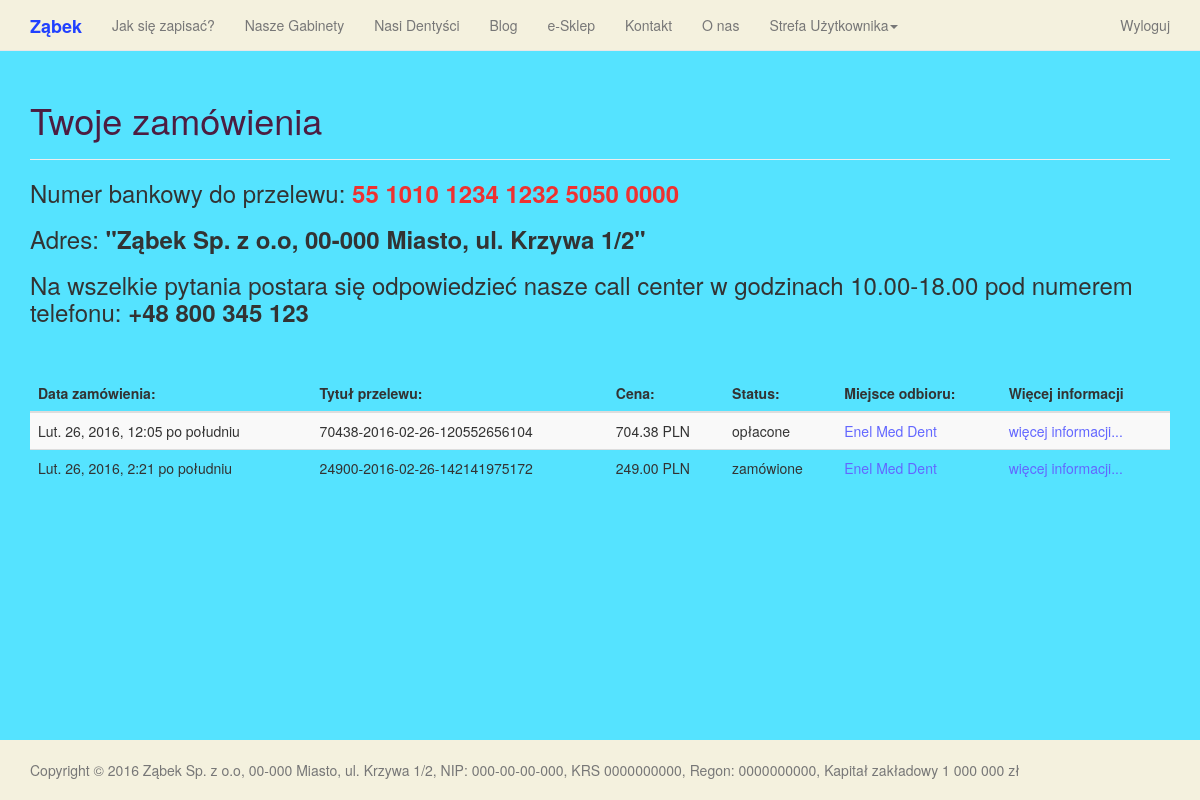
Page /shop/purchase_list/ (signed in) on the earlier database version.
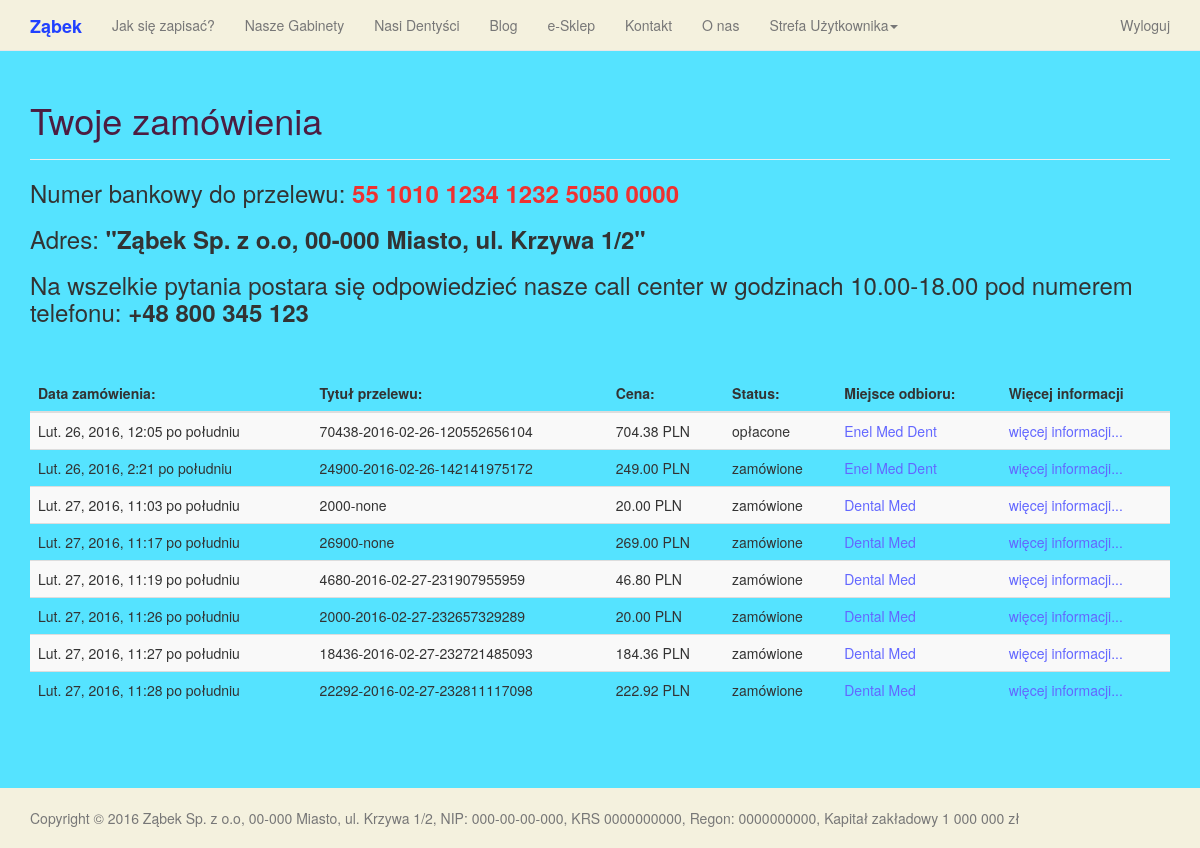
Same page on the later database version.
### shop/models.py (models this page shows, shortened)
class Purchase(models.Model):
    STATUSES = [
        ("A", "zamówione"),
        ("B", "opłacone"),
        ("C", "zwrócone"),
        ("D", "reklamacja"),
        ("E", "potwierdzone"),
        ("F", "wysłane"),
        ("G", "gotowe do odbioru"),
        ("H", "odebrane"),
        ("I", "nieopłacone"),
        ("J", "nieodebrane"),
        ("K", "zarchiwizowane"),
    ]
    product_1 = models.ForeignKey(Product, null=True, blank=True, related_name='product_slot_1')
    quantity_1 = models.PositiveIntegerField(null=True, blank=True, default=1)
    product_2 = models.ForeignKey(Product, null=True, blank=True, related_name='product_slot_2')
    quantity_2 = models.PositiveIntegerField(null=True, blank=True, default=1)
    product_3 = models.ForeignKey(Product, null=True, blank=True, related_name='product_slot_3')
    quantity_3 = models.PositiveIntegerField(null=True, blank=True, default=1)
    product_4 = models.ForeignKey(Product, null=True, blank=True, related_name='product_slot_4')
    quantity_4 = models.PositiveIntegerField(null=True, blank=True, default=1)
    product_5 = models.ForeignKey(Product, null=True, blank=True, related_name='product_slot_5')
    quantity_5 = models.PositiveIntegerField(null=True, blank=True, default=1)
    purchaser = models.ForeignKey(User)
    office = models.ForeignKey(main_page.models.Office, null=False, blank=False)
    date = models.DateTimeField(auto_now_add=True)
    total_price = models.DecimalField(max_digits=6, decimal_places=2, null=True, blank=True)
    status = models.CharField(choices=STATUSES, null=True, blank=True, max_length=20)
    additional_info = models.CharField(max_length=250, null=True, blank=True)
    purchase_id = models.CharField(max_length=50, null=True, blank=True)
    def status_verbose(self):
        return dict(Purchase.STATUSES)[self.status]
    def get_absolute_url(self):
        return "/shop/purchase/{0}/".format(self.pk)
    class Meta:
        verbose_name = "Shop Purchase"
        verbose_name_plural = 'Shop Purchases'

### main_page/models.py (models this page shows, shortened)
class Contact(Address):
    phone_regex = RegexValidator(regex=r'^\+?1?\d{9,15}$', message="Niepoprawny numer telefonu. Powinien mieć minimum 9 i maksymalnie 15 cyfr")
    phone_number = models.CharField(validators=[phone_regex], blank=True, max_length=15, help_text="Numer telefonu")
    phone_number_alt = models.CharField(validators=[phone_regex], blank=True, max_length=15, help_text="Alternatywny numer telefonu")
    email = models.EmailField(null=True, help_text="Adres email")
    skype = models.CharField(max_length=50, null=True, blank=True)
    class Meta:
        abstract = True

class Office(Contact):
    user = models.OneToOneField(User, blank=True, null=True, related_name='office_user')
    name = models.CharField(max_length=150)
    office_id = models.CharField(max_length=10, unique=True, null=False, blank=False, help_text="Indywidualna nazwa kodowa gabinetu")
    text = MarkdownField(null=True, help_text="Informacje o gabiencie")
    price_list = MarkdownField(null=True, help_text="Cennik")
    logo_image = models.ImageField(upload_to="offices", blank=True, null=True, help_text="Logo")
    slug = models.SlugField(max_length=100, unique=True, blank=True, null=True)
    def get_absolute_url(self):
        return "/office/{0}/".format(self.slug)
    class Meta:
        verbose_name = "Office"
        verbose_name_plural = 'Offices'

### shop/views.py (the view)
class PurchaseListView(generic.ListView):
    queryset = models.Purchase.objects.all()
    template_name = "shop/purchase_list.html"
    paginate_by = 12
    def get_queryset(self):
        queryset = super(PurchaseListView, self).get_queryset().filter(purchaser=self.request.user)
        return queryset
    @method_decorator(login_required)
    @method_decorator(user_passes_test(lambda u: u.groups.filter(name='Patients').count() == 1, login_url='/forbidden'))
    def dispatch(self, *args, **kwargs):
        return super(PurchaseListView, self).dispatch(*args, **kwargs)

### shop/templates/shop/purchase_list.html (shortened to what this page needs)
{% extends "base.html" %}
    {% load django_markdown %}
    {% load  static %}
    {% block header %}
    {% if user.groups.all.0.name == 'Patients' %}
    <h1>Twoje zamówienia</h1>
    {% else %}
    <h1>Zamówienia klientów z miejscem odbioru w Twoim gabinecie:</h1>
    {% endif %}
    {% endblock %}
    {% block content %}
        {% if object_list %}
        {% for purchase in object_list %}
            {% if forloop.counter == 1 %}
            {% if user.id == purchase.purchaser.id %}
            <h3>Numer bankowy do przelewu: <b class="info">55 1010 1234 1232 5050 0000</b></h3>
            <h3>Adres: <b>"Ząbek Sp. z o.o, 00-000 Miasto, ul. Krzywa 1/2"</b></h3>
            <h3>Na wszelkie pytania postara się odpowiedzieć nasze call center w godzinach 10.00-18.00 pod numerem telefonu: <b>+48 800 345 123</b></h3>
            <BR>&nbsp;<BR>
            {% endif %}
            {% endif %}
        {% endfor %}
            <table class="table table-striped">
            <thead>
                <tr>
                    <th>Data zamówienia:</th>
                    <th>Tytuł przelewu:</th>
                    <th>Cena:</th>
                    <th>Status:</th>
                    <th>Miejsce odbioru:</th>
                    <th>Więcej informacji</th>
                </tr>
            </thead>
            <tbody>
            {% for purchase in object_list %}
            <tr>
                <td>
                    {{ purchase.date }}
                </td>
                <td>
                    {{ purchase.purchase_id }}
                </td>
                <td>
                    {{ purchase.total_price }} PLN
                </td>
                <td>
                    {{ purchase.status_verbose }}
                </td>
                <td>
                    <a href="{{purchase.office.get_absolute_url}}">{{ purchase.office.name }}
                </td>
                <td>
                    <a id="more_info" href="{{ purchase.get_absolute_url }}">więcej informacji...</a>
                </td>
            </div>
            </tr>
            {% endfor %}
        {% endif %}
    {% endblock %}

### main_page/templates/base.html (shortened to what this page needs)
<!DOCTYPE html>
 <html class="no-js">
    <head>
        {% load staticfiles %}
        <link rel="stylesheet" href="{% static 'ui/jquery-ui.css' %}">
        <link rel="stylesheet" href="{% static 'css/bootstrap.min.css' %}">
        <link rel="stylesheet" href="{% static 'css/main.css' %}">
    </head>
    <body>
        <nav class="navbar navbar-default navbar-fixed-top">
            <div class="container">
                <div class="navbar-header">
                    <a style="color: #2040FF;" class="navbar-brand" href="{% url 'main_page:index' %}"><strong>Ząbek</strong></a>
                </div>
                <div id="navbar" class="collapse navbar-collapse">
                    <ul class="nav navbar-nav">
                         <li><a href="{% url 'main_page:schedule_instruction' %}">Jak się zapisać?</a></li>
                        <li><a href="{% url 'main_page:offices' %}">Nasze Gabinety</a></li>
                        <li><a href="{% url 'main_page:dentists' %}">Nasi Dentyści</a></li>
                        <li><a href="{% url 'blog:blog' %}">Blog</a></li>
                        <li><a href="{% url 'shop:shop_index' %}">e-Sklep</a></li>
                        <li><a href="{% url 'main_page:contact' %}">Kontakt</a></li>
                        <li><a href="{% url 'main_page:about' %}">O nas</a></li>
                        {% if user.is_authenticated %}
                        {% if user.groups.all.0.name == 'Patients' %}
                        <li class="dropdown">
                            <a href="#" class="dropdown-toggle" data-toggle="dropdown" role="button" aria-haspopup="true" aria-expanded="false">Strefa Użytkownika<span class="caret"></span></a>
                        </li>
                        {% endif %}
                        {% endif %}
                    </ul>
                    <ul class="nav navbar-nav navbar-right">
                        {% if user.is_authenticated %}
                        <li id="log_out"><a href="{% url 'main_page:logout_user' %}">Wyloguj</a></li>
                        {% endif %}
                    </ul>
                </div>
            </div>
        </nav>
        <div class="container">
            <div class="page-header">
                {% block header %}{% endblock %}
            </div>
                {% block content %}{% endblock %}
        <br>&nbsp;</br>
        <footer class="footer">
            <div class="container">
                <p class="text-muted">Copyright &copy; {% now "Y" %} Ząbek Sp. z o.o, 00-000 Miasto, ul. Krzywa 1/2, NIP: 000-00-00-000, KRS 0000000000, Regon: 0000000000, Kapitał zakładowy 1 000 000 zł
            </div>
        </footer>
	</body>
</html>

### main_page/static/css/main.css (style rules this page uses)
body { background-color: #55E3FF; }
html { position: relative; min-height: 100%; }
body { margin-bottom: 60px; }
.footer { position: absolute; bottom: 0; width: 100%; height: 60px; background-color: #F4F1DE; }
body > .container { padding: 60px 15px 0; }
.container .text-muted { margin: 20px 0; }
.footer > .container { padding-right: 15px; padding-left: 15px; }
.page-header { color: #4C1D41; }
.navbar-default { background-color: #F4F1DE; color: #4C1D41; }
.navbar-brand { color: #36A0FF; }
#more_info, a { color: #6367FF; }
.info { color: #EE3130; }

Differences in the rows shown:
added Purchase: date "Lut. 27, 2016, 11:03 po południu", purchase_id "2000-none", total_price "20.00", status_verbose "zamówione", office.name "Dental Med"
added Purchase: date "Lut. 27, 2016, 11:17 po południu", purchase_id "26900-none", total_price "269.00", status_verbose "zamówione", office.name "Dental Med"
added Purchase: date "Lut. 27, 2016, 11:19 po południu", purchase_id "4680-2016-02-27-231907955959", total_price "46.80", status_verbose "zamówione", office.name "Dental Med"
added Purchase: date "Lut. 27, 2016, 11:26 po południu", purchase_id "2000-2016-02-27-232657329289", total_price "20.00", status_verbose "zamówione", office.name "Dental Med"
added Purchase: date "Lut. 27, 2016, 11:27 po południu", purchase_id "18436-2016-02-27-232721485093", total_price "184.36", status_verbose "zamówione", office.name "Dental Med"
added Purchase: date "Lut. 27, 2016, 11:28 po południu", purchase_id "22292-2016-02-27-232811117098", total_price "222.92", status_verbose "zamówione", office.name "Dental Med"
